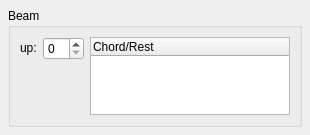
<?xml version="1.0" encoding="UTF-8"?>
<ui version="4.0">
 <class>BeamBase</class>
 <widget class="QWidget" name="BeamBase">
  <property name="geometry">
   <rect>
    <x>0</x>
    <y>0</y>
    <width>310</width>
    <height>135</height>
   </rect>
  </property>
  <property name="windowTitle">
   <string>Form</string>
  </property>
  <layout class="QVBoxLayout">
   <property name="spacing">
    <number>6</number>
   </property>
   <property name="margin">
    <number>8</number>
   </property>
   <item>
    <widget class="QGroupBox" name="groupBox">
     <property name="title">
      <string notr="true" comment="do not translate">Beam</string>
     </property>
     <property name="flat">
      <bool>true</bool>
     </property>
     <layout class="QGridLayout">
      <property name="verticalSpacing">
       <number>0</number>
      </property>
      <item row="0" column="0">
       <widget class="QLabel" name="label">
        <property name="sizePolicy">
         <sizepolicy hsizetype="Fixed" vsizetype="Fixed">
          <horstretch>0</horstretch>
          <verstretch>0</verstretch>
         </sizepolicy>
        </property>
        <property name="text">
         <string>up:</string>
        </property>
       </widget>
      </item>
      <item row="0" column="1">
       <widget class="QSpinBox" name="up">
        <property name="sizePolicy">
         <sizepolicy hsizetype="Fixed" vsizetype="Fixed">
          <horstretch>0</horstretch>
          <verstretch>0</verstretch>
         </sizepolicy>
        </property>
       </widget>
      </item>
      <item row="0" column="2" rowspan="3" colspan="2">
       <widget class="QTreeWidget" name="elements">
        <column>
         <property name="text">
          <string>Chord/Rest</string>
         </property>
        </column>
       </widget>
      </item>
     </layout>
    </widget>
   </item>
  </layout>
 </widget>
 <resources/>
 <connections/>
</ui>
